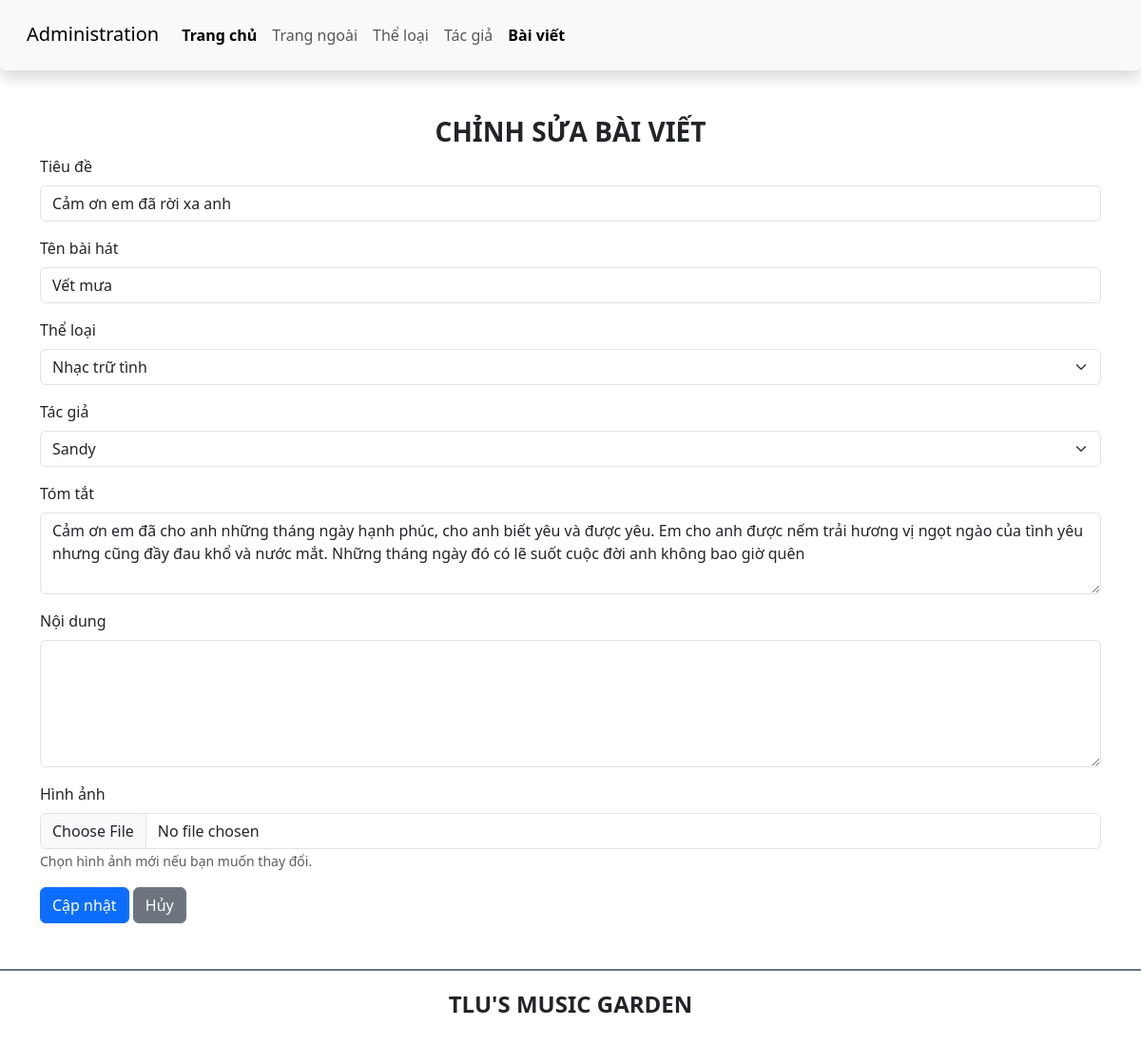
/controllers/ArticleController.php?action=edit&id=2 (signed in), run on the app's committed database.
### tables this page shows
CREATE TABLE `baiviet` (
  `ma_bviet` int(10) UNSIGNED NOT NULL,
  `tieude` varchar(200) NOT NULL,
  `ten_bhat` varchar(100) NOT NULL,
  `ma_tloai` int(10) UNSIGNED NOT NULL,
  `tomtat` text NOT NULL,
  `noidung` text DEFAULT NULL,
  `ma_tgia` int(10) UNSIGNED NOT NULL,
  `ngayviet` datetime NOT NULL DEFAULT current_timestamp(),
  `hinhanh` varchar(200) DEFAULT NULL
);

CREATE TABLE `theloai` (
  `ma_tloai` int(10) UNSIGNED NOT NULL,
  `ten_tloai` varchar(50) NOT NULL
);

CREATE TABLE `tacgia` (
  `ma_tgia` int(10) UNSIGNED NOT NULL,
  `ten_tgia` varchar(100) NOT NULL,
  `hinh_tgia` varchar(100) DEFAULT NULL
);

### configs/DBConnection.php (called while the page is built, shortened)
<?php
class DBConnection {
    private $conn = null;
    public function __construct() {
        $servername = "localhost";
        $username = "root";
        $password = "";
        $dbname = "btth01_cse485";
        try {
            $this->conn = new mysqli($servername, $username, $password, $dbname);
        } catch (Exception $e) {
            echo '<div style="color: red; padding: 5px 15px; border: 1px solid red;">';
            echo $e->getMessage() . "<br>";
            echo '</div>';
            die();
        }
    }
    public function getConnection() {
        return $this->conn;
    }
}

### models/Article.php (called while the page is built, shortened)
<?php
require_once '/xampp/htdocs/btth02v2/configs/DBConnection.php';
class Article
{
    private $conn;
    public function __construct()
    {
        $this->dbConnection = new DBConnection();
        $this->conn = $this->dbConnection->getConnection();
    }
    public function getArticleById($id)
    {
        $sql = "SELECT * FROM baiviet WHERE ma_bviet = ?";
        $stmt = $this->conn->prepare($sql);
        $stmt->bind_param("i", $id);
        $stmt->execute();
        $result = $stmt->get_result();
        return $result->fetch_assoc();
    }
    public function getCategories()
    {
        $sql = "SELECT ma_tloai, ten_tloai FROM theloai";
        $stmt = $this->conn->prepare($sql);
        $stmt->execute();
        $result = $stmt->get_result();
        return $result->fetch_all(MYSQLI_ASSOC);
    }
    public function getAuthors()
    {
        $sql = "SELECT ma_tgia, ten_tgia FROM tacgia";
        $stmt = $this->conn->prepare($sql);
        $stmt->execute();
        $result = $stmt->get_result();
        return $result->fetch_all(MYSQLI_ASSOC);
    }
}

### views/article/edit_article.php (the view, shortened to what this page needs)
<!DOCTYPE html>
<html lang="en">
<head>
    <link href="https://cdn.jsdelivr.net/npm/bootstrap@5.3.0-alpha1/dist/css/bootstrap.min.css" rel="stylesheet">
    <link rel="stylesheet" href="../../assets/css/style_login.css">
    <link rel="stylesheet" href="https://cdnjs.cloudflare.com/ajax/libs/font-awesome/6.3.0/css/all.min.css" />
</head>
<body>
    <header>
        <nav class="navbar navbar-expand-lg bg-body-tertiary shadow p-3 bg-white rounded">
            <div class="container-fluid">
                <div class="h3">
                    <a class="navbar-brand" href="#">Administration</a>
                </div>
                <div class="collapse navbar-collapse" id="navbarSupportedContent">
                    <ul class="navbar-nav me-auto mb-2 mb-lg-0">
                        <li class="nav-item">
                            <a class="nav-link active fw-bold" aria-current="page" href="../admin/index.php">Trang chủ</a>
                        </li>
                        <li class="nav-item">
                            <a class="nav-link" href="../index.php">Trang ngoài</a>
                        </li>
                        <li class="nav-item">
                            <a class="nav-link" href="category.php">Thể loại</a>
                        </li>
                        <li class="nav-item">
                            <a class="nav-link" href="author.php">Tác giả</a>
                        </li>
                        <li class="nav-item">
                            <a class="nav-link active fw-bold" href="article.php">Bài viết</a>
                        </li>
                    </ul>
                </div>
            </div>
        </nav>
    </header>
    <main class="container mt-5 mb-5">
        <h3 class="text-center text-uppercase fw-bold">Chỉnh sửa bài viết</h3>
        <form action="/btth02v2/controllers/ArticleController.php?action=edit&id=<?= htmlspecialchars($article['ma_bviet']) ?>" method="POST" enctype="multipart/form-data">
            <div class="mb-3">
                <label for="tieude" class="form-label">Tiêu đề</label>
                <input type="text" class="form-control" id="tieude" name="tieude" value="<?= htmlspecialchars($article['tieude']) ?>" required>
            </div>
            <div class="mb-3">
                <label for="ten_bhat" class="form-label">Tên bài hát</label>
                <input type="text" class="form-control" id="ten_bhat" name="ten_bhat" value="<?= htmlspecialchars($article['ten_bhat']) ?>" required>
            </div>
            <div class="mb-3">
                <label for="ma_tloai" class="form-label">Thể loại</label>
                <select class="form-select" id="ma_tloai" name="ma_tloai" required>
                    <?php foreach ($categories as $category): ?>
                        <option value="<?= htmlspecialchars($category['ma_tloai']) ?>" <?= $category['ma_tloai'] == $article['ma_tloai'] ? 'selected' : '' ?>>
                            <?= htmlspecialchars($category['ten_tloai']) ?>
                        </option>
                    <?php endforeach; ?>
                </select>
            </div>
            <div class="mb-3">
                <label for="ma_tgia" class="form-label">Tác giả</label>
                <select class="form-select" id="ma_tgia" name="ma_tgia" required>
                    <?php foreach ($authors as $author): ?>
                        <option value="<?= htmlspecialchars($author['ma_tgia']) ?>" <?= $author['ma_tgia'] == $article['ma_tgia'] ? 'selected' : '' ?>>
                            <?= htmlspecialchars($author['ten_tgia']) ?>
                        </option>
                    <?php endforeach; ?>
                </select>
            </div>
            <div class="mb-3">
                <label for="tomtat" class="form-label">Tóm tắt</label>
                <textarea class="form-control" id="tomtat" name="tomtat" rows="3" required><?= htmlspecialchars($article['tomtat']) ?></textarea>
            </div>
            <div class="mb-3">
                <label for="noidung" class="form-label">Nội dung</label>
                <textarea class="form-control" id="noidung" name="noidung" rows="5"><?= htmlspecialchars($article['noidung']) ?></textarea>
            </div>
            <div class="mb-3">
                <label for="hinhanh" class="form-label">Hình ảnh</label>
                <input type="file" class="form-control" id="hinhanh" name="hinhanh">
                <small class="form-text text-muted">Chọn hình ảnh mới nếu bạn muốn thay đổi.</small>
            </div>
            <button type="submit" class="btn btn-primary">Cập nhật</button>
            <a href="/btth02v2/controllers/ArticleController.php?action=list" class="btn btn-secondary">Hủy</a>
        </form>
    </main>
    <footer class="bg-white d-flex justify-content-center align-items-center border-top border-secondary border-2" style="height:80px">
        <h4 class="text-center text-uppercase fw-bold">TLU's music garden</h4>
    </footer>
</body>
</html>

### data on the page
baiviet: tieude "Cảm ơn em đã rời xa anh", ten_bhat "Vết mưa", ma_tloai "Nhạc trữ tình", ma_tgia "Sandy", tomtat "Cảm ơn em đã cho anh những tháng ngày hạnh phúc, cho anh biết yêu và được yêu. Em cho anh được nếm trải hương vị ngọt ngào của tình yêu nhưng cũng đầy đau khổ và nước mắt. Những tháng ngày đó có lẽ suốt cuộc đời anh không bao giờ quên"
